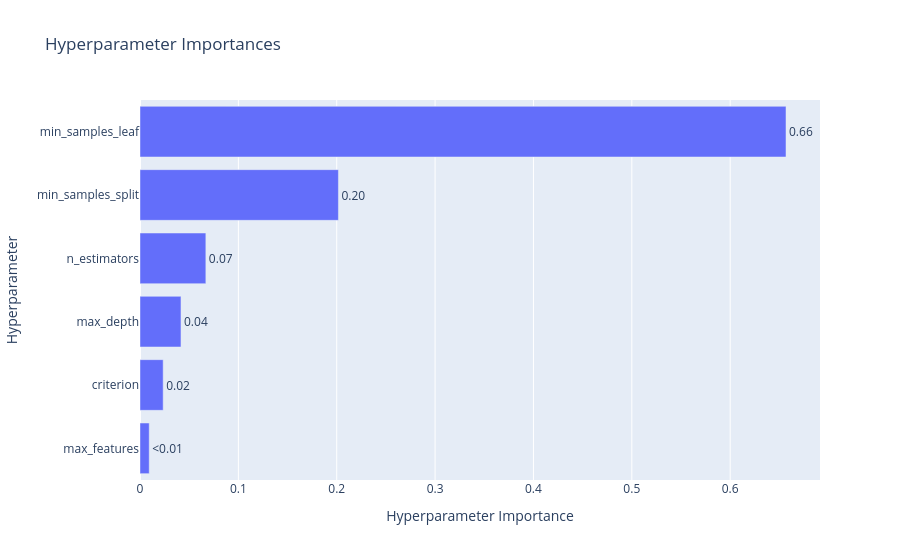
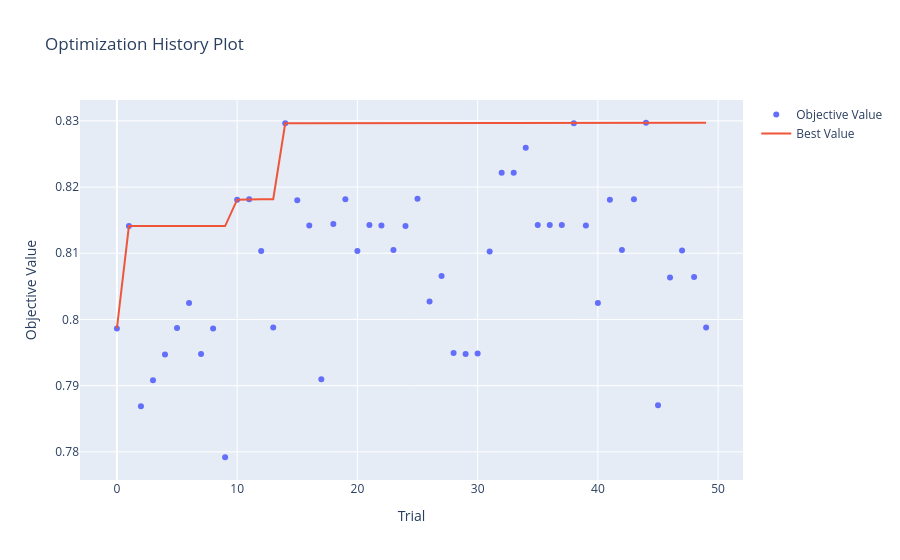

These figures' notebook cell, in order:
### Code cell
import optuna
fig = optuna.visualization.plot_param_importances(experimento_1.study)
fig.show()

fig = optuna.visualization.plot_optimization_history(experimento_1.study)
fig.show()

### Figure 1 — Plotly figure (JSON) as saved in the notebook; plotly's stock layout.template omitted (floating-point values rounded to 4 significant figures)
{"data": [{"cliponaxis": false, "hovertemplate": ["max_features (CategoricalDistribution): 0.009370470974518957<extra></extra>", "criterion (CategoricalDistribution): 0.023556740466066144<extra></extra>", "max_depth (IntDistribution): 0.04166490363438458<extra></extra>", "n_estimators (IntDistribution): 0.06694947900816932<extra></extra>", "min_samples_split (IntDistribution): 0.20170913856105097<extra></extra>", "min_samples_leaf (IntDistribution): 0.6567492673558099<extra></extra>"], "name": "Objective Value", "orientation": "h", "text": ["<0.01", "0.02", "0.04", "0.07", "0.20", "0.66"], "textposition": "outside", "type": "bar", "x": [0.00937, 0.02356, 0.04166, 0.06695, 0.2017, 0.6567], "y": ["max_features", "criterion", "max_depth", "n_estimators", "min_samples_split", "min_samples_leaf"]}], "layout": {"title": {"text": "Hyperparameter Importances"}, "xaxis": {"title": {"text": "Hyperparameter Importance"}}, "yaxis": {"title": {"text": "Hyperparameter"}}}}

### Figure 2 — Plotly figure (JSON) as saved in the notebook; plotly's stock layout.template omitted (floating-point values rounded to 4 significant figures)
{"data": [{"mode": "markers", "name": "Objective Value", "type": "scatter", "x": [0, 1, 2, 3, 4, 5, 6, 7, 8, 9, 10, 11, 12, 13, 14, 15, 16, 17, 18, 19, 20, 21, 22, 23, 24, 25, 26, 27, 28, 29, 30, 31, 32, 33, 34, 35, 36, 37, 38, 39, 40, 41, 42, 43, 44, 45, 46, 47, 48, 49], "y": [0.7986, 0.8141, 0.7869, 0.7908, 0.7947, 0.7987, 0.8025, 0.7948, 0.7986, 0.7792, 0.8181, 0.8182, 0.8103, 0.7988, 0.8296, 0.818, 0.8142, 0.791, 0.8144, 0.8182, 0.8103, 0.8143, 0.8142, 0.8105, 0.8141, 0.8183, 0.8027, 0.8066, 0.7949, 0.7948, 0.7949, 0.8103, 0.8222, 0.8222, 0.8259, 0.8143, 0.8143, 0.8143, 0.8296, 0.8142, 0.8025, 0.8181, 0.8105, 0.8182, 0.8297, 0.787, 0.8063, 0.8104, 0.8064, 0.7988]}, {"mode": "lines", "name": "Best Value", "type": "scatter", "x": [0, 1, 2, 3, 4, 5, 6, 7, 8, 9, 10, 11, 12, 13, 14, 15, 16, 17, 18, 19, 20, 21, 22, 23, 24, 25, 26, 27, 28, 29, 30, 31, 32, 33, 34, 35, 36, 37, 38, 39, 40, 41, 42, 43, 44, 45, 46, 47, 48, 49], "y": [0.7986, 0.8141, 0.8141, 0.8141, 0.8141, 0.8141, 0.8141, 0.8141, 0.8141, 0.8141, 0.8181, 0.8182, 0.8182, 0.8182, 0.8296, 0.8296, 0.8296, 0.8296, 0.8296, 0.8296, 0.8296, 0.8296, 0.8296, 0.8296, 0.8296, 0.8296, 0.8296, 0.8296, 0.8296, 0.8296, 0.8296, 0.8296, 0.8296, 0.8296, 0.8296, 0.8296, 0.8296, 0.8296, 0.8296, 0.8296, 0.8296, 0.8296, 0.8296, 0.8296, 0.8297, 0.8297, 0.8297, 0.8297, 0.8297, 0.8297]}, {"marker": {"color": "#cccccc"}, "mode": "markers", "name": "Infeasible Trial", "showlegend": false, "type": "scatter", "x": [], "y": []}], "layout": {"title": {"text": "Optimization History Plot"}, "xaxis": {"title": {"text": "Trial"}}, "yaxis": {"title": {"text": "Objective Value"}}}}
